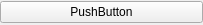
<?xml version="1.0" encoding="UTF-8"?>
<ui version="4.0">
 <class>buttonForm</class>
 <widget class="QWidget" name="buttonForm">
  <property name="geometry">
   <rect>
    <x>0</x>
    <y>0</y>
    <width>203</width>
    <height>25</height>
   </rect>
  </property>
  <property name="windowTitle">
   <string>Form</string>
  </property>
  <layout class="QGridLayout" name="gridLayout">
   <property name="leftMargin">
    <number>0</number>
   </property>
   <property name="topMargin">
    <number>0</number>
   </property>
   <property name="rightMargin">
    <number>0</number>
   </property>
   <property name="bottomMargin">
    <number>0</number>
   </property>
   <property name="spacing">
    <number>0</number>
   </property>
   <item row="0" column="0">
    <widget class="QPushButton" name="pushButton">
     <property name="text">
      <string>PushButton</string>
     </property>
    </widget>
   </item>
  </layout>
 </widget>
 <resources/>
 <connections/>
</ui>
